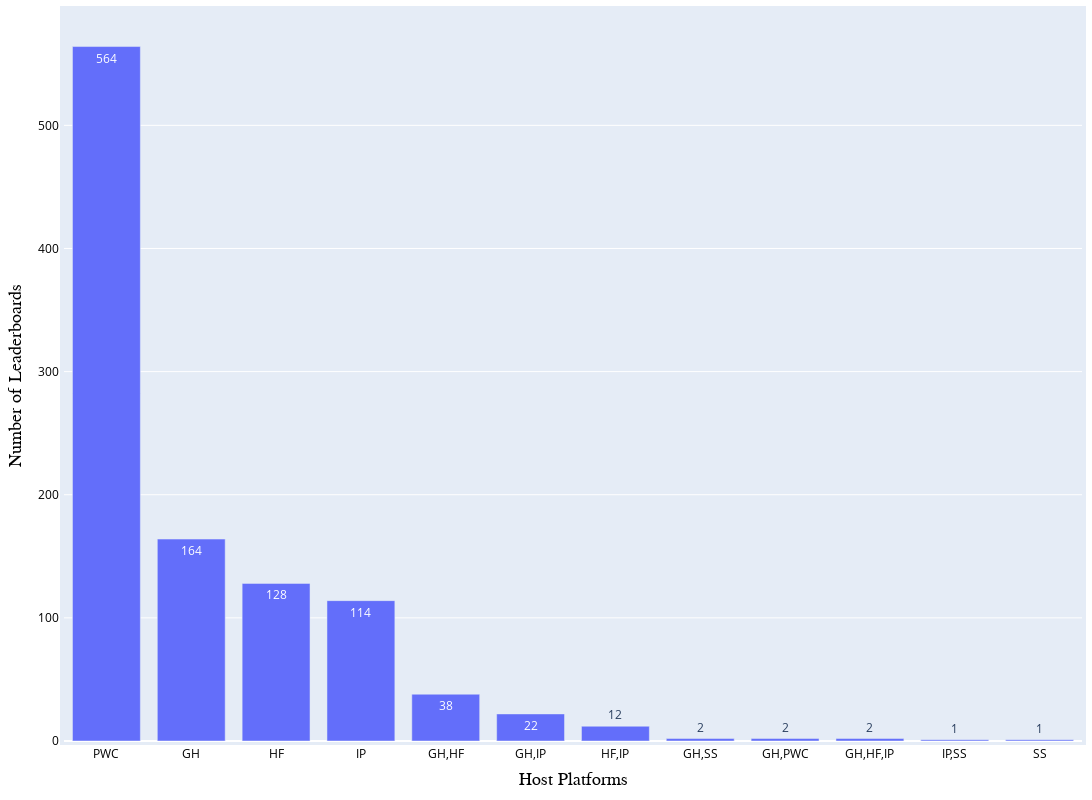

The code cell stored with this chart in its notebook:
### Code cell
# load the data of FM leaderboards that are not hosted on Papers With Code
with pd.ExcelFile(f"{path_result}/Foundation Model Leaderboards.xlsx") as excel_file:
    df_leaderboard = pd.read_excel(excel_file, sheet_name="Leaderboard")
    df_leaderboard['Host platforms'] = df_leaderboard['Host platforms'].apply(lambda x: str(x).upper())

# append the data of FM leaderboards that are hosted on Papers With Code
for leaderboard in paperswithcode_leaderboard_primary:
    if leaderboard in paperswithcode_leaderboards_hosted_by_github:
        continue
    leaderboard_entry = {
        "Name": leaderboard,
        "Host platforms": "PWC",
        "Workflow patterns": "1",
        "Have many major releases?": np.nan,
        "Have a GitHub repository?": np.nan,
        "Have a submission channel/protocol?": "y",  # https://github.com/paperswithcode/axcell
        "Other types of submission": np.nan,
        "Attach model provenance?": "y",
        "Smell cases": paperswithcode_leaderboard_with_smell[leaderboard] if leaderboard in paperswithcode_leaderboard_with_smell else np.nan,
    }
    df_leaderboard = pd.concat(
        [df_leaderboard, pd.Series(leaderboard_entry).to_frame().T], ignore_index=True
    )

print(
    f"There are {len(df_leaderboard[df_leaderboard['Host platforms'].str.contains(',')])} ({len(df_leaderboard[df_leaderboard['Host platforms'].str.contains(',')])/len(df_leaderboard)*100:.2f}%) FM leaderboards hosted on multiple platforms."
)
leaderboard_distribution = df_leaderboard["Host platforms"].value_counts().to_dict()

# draw the distribution of FM leaderboards hosted on different platforms
fig = px.bar(
    x=leaderboard_distribution.keys(),
    y=leaderboard_distribution.values(),
    text_auto=True,
    labels={"x": "Host Platforms", "y": "Number of Leaderboards"},
)
# Update the layout for a tighter look
fig.update_layout(
    autosize=True,
    margin=dict(
        l=10,  # Left margin
        r=10,  # Right margin
        b=10,  # Bottom margin
        t=10,  # Top margin
        pad=4,  # Padding between the plot and the margin
    ),
    xaxis=dict(
        title_font=dict(size=18, family="Arial, bold", color="black"),
        tickfont=dict(color="black"),
    ),
    yaxis=dict(
        title_font=dict(size=18, family="Arial, bold", color="black"),
        tickfont=dict(color="black"),
    ),
)
pio.write_image(fig, f"{path_result}/Leaderboard-Distribution.pdf")
fig.update_layout(
    width=1200,  # Set the width of the figure
    height=800,  # Set the height of the figure
)
fig.show()

df_leaderboard["Host platforms"] = df_leaderboard["Host platforms"].apply(
    lambda x: str(x).split(",")
)
df_leaderboard["Workflow patterns"] = df_leaderboard["Workflow patterns"].apply(
    lambda x: str(x).split(",")
)
aggregated_df = (
    df_leaderboard.explode("Host platforms")
    .groupby("Host platforms")
    .apply(lambda x: x.notna().sum(), include_groups=False)
)

for index, row in aggregated_df.iterrows():
    aggregated_df.at[index, "Percentage Share"] = (
        f"{row['Name']/len(df_leaderboard)*100:.2f}% ({row['Name']}/{len(df_leaderboard)})"
    )
    aggregated_df.at[index, "Have many major releases?"] = (
        f"{row['Have many major releases?']/row['Name']*100:.2f}% ({row['Have many major releases?']}/{row['Name']})"
    )
    aggregated_df.at[index, "Have a GitHub repository?"] = (
        f"{row['Have a GitHub repository?']/row['Name']*100:.2f}% ({row['Have a GitHub repository?']}/{row['Name']})"
    )
    aggregated_df.at[index, "Have a submission channel/protocol?"] = (
        f"{row['Have a submission channel/protocol?']/row['Name']*100:.2f}% ({row['Have a submission channel/protocol?']}/{row['Name']})"
    )
    aggregated_df.at[index, "Other types of submission"] = (
        f"{row['Other types of submission']/row['Name']*100:.2f}% ({row['Other types of submission']}/{row['Name']})"
    )
    aggregated_df.at[index, "Attach model provenance?"] = (
        f"{row['Attach model provenance?']/row['Name']*100:.2f}% ({row['Attach model provenance?']}/{row['Name']})"
    )

columns_to_aggregate = [
    "Percentage Share",
    "Have a GitHub repository?",
    "Have many major releases?",
    "Attach model provenance?",
    "Have a submission channel/protocol?",
    "Other types of submission",
]
aggregated_df = aggregated_df[columns_to_aggregate].reset_index()
aggregated_df["Host platforms"] = aggregated_df["Host platforms"].map(
    platform_abbreviation_mapping
)
aggregated_df.rename(columns={"Host platforms": "Host platform"}, inplace=True)

# print the detailed statistics on several key aspects of FM leaderboards across host platforms
print(aggregated_df.to_latex(escape=True, index=False))

### Figure 1 — Plotly figure (JSON) as saved in the notebook; plotly's stock layout.template omitted (floating-point values rounded to 4 significant figures)
{"data": [{"alignmentgroup": "True", "hovertemplate": "Host Platforms=%{x}<br>Number of Leaderboards=%{y}<extra></extra>", "legendgroup": "", "marker": {"color": "#636efa", "pattern": {"shape": ""}}, "name": "", "offsetgroup": "", "orientation": "v", "showlegend": false, "textposition": "auto", "texttemplate": "%{y}", "type": "bar", "x": ["PWC", "GH", "HF", "IP", "GH,HF", "GH,IP", "HF,IP", "GH,SS", "GH,PWC", "GH,HF,IP", "IP,SS", "SS"], "xaxis": "x", "y": [564, 164, 128, 114, 38, 22, 12, 2, 2, 2, 1, 1], "yaxis": "y"}], "layout": {"autosize": true, "barmode": "relative", "height": 800, "legend": {"tracegroupgap": 0}, "margin": {"b": 10, "l": 10, "pad": 4, "r": 10, "t": 10}, "width": 1200, "xaxis": {"anchor": "y", "domain": [0, 1], "tickfont": {"color": "black"}, "title": {"font": {"color": "black", "family": "Arial, bold", "size": 18}, "text": "Host Platforms"}}, "yaxis": {"anchor": "x", "domain": [0, 1], "tickfont": {"color": "black"}, "title": {"font": {"color": "black", "family": "Arial, bold", "size": 18}, "text": "Number of Leaderboards"}}}}
